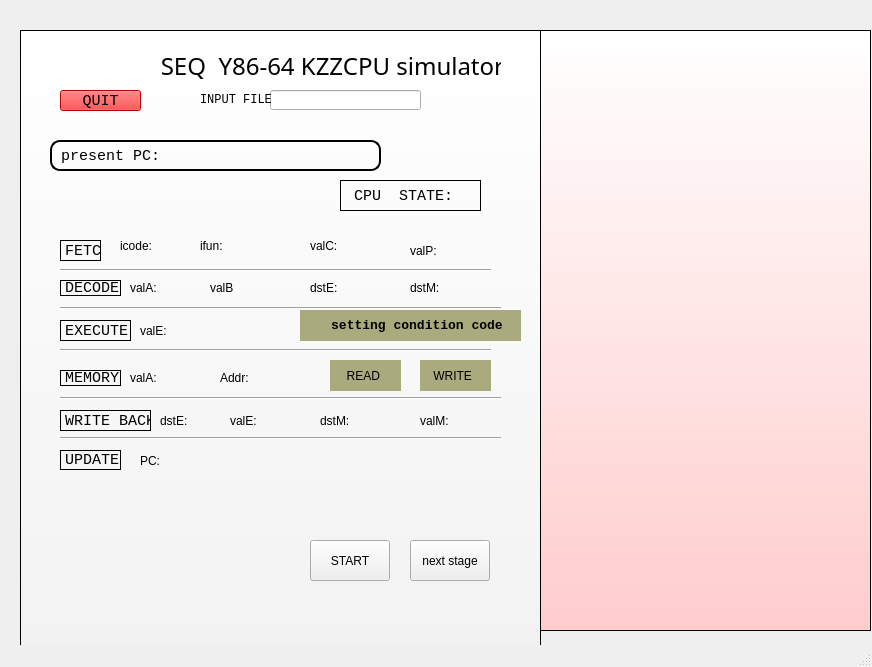
<?xml version="1.0" encoding="UTF-8"?>
<ui version="4.0">
 <class>MainWindow</class>
 <widget class="QMainWindow" name="MainWindow">
  <property name="geometry">
   <rect>
    <x>0</x>
    <y>0</y>
    <width>872</width>
    <height>667</height>
   </rect>
  </property>
  <property name="windowTitle">
   <string>MainWindow</string>
  </property>
  <widget class="QWidget" name="centralwidget">
   <widget class="QGraphicsView" name="graphicsView">
    <property name="geometry">
     <rect>
      <x>20</x>
      <y>30</y>
      <width>521</width>
      <height>621</height>
     </rect>
    </property>
    <property name="styleSheet">
     <string notr="true">background: qlineargradient(x1:0, y1:0, x2:0, y2:1, stop:0 #ffffff, stop:1 #f2f2f2);</string>
    </property>
   </widget>
   <widget class="QPushButton" name="next_stage">
    <property name="geometry">
     <rect>
      <x>410</x>
      <y>540</y>
      <width>80</width>
      <height>41</height>
     </rect>
    </property>
    <property name="text">
     <string>next stage</string>
    </property>
   </widget>
   <widget class="QLabel" name="present">
    <property name="geometry">
     <rect>
      <x>-20</x>
      <y>50</y>
      <width>521</width>
      <height>31</height>
     </rect>
    </property>
    <property name="font">
     <font>
      <family>华文彩云</family>
      <pointsize>18</pointsize>
     </font>
    </property>
    <property name="styleSheet">
     <string notr="true"/>
    </property>
    <property name="text">
     <string>                             SEQ  Y86-64 KZZCPU simulator</string>
    </property>
   </widget>
   <widget class="QPushButton" name="start">
    <property name="geometry">
     <rect>
      <x>310</x>
      <y>540</y>
      <width>80</width>
      <height>41</height>
     </rect>
    </property>
    <property name="text">
     <string>START</string>
    </property>
   </widget>
   <widget class="QLineEdit" name="lineEdit">
    <property name="geometry">
     <rect>
      <x>270</x>
      <y>90</y>
      <width>151</width>
      <height>20</height>
     </rect>
    </property>
   </widget>
   <widget class="QLabel" name="input">
    <property name="geometry">
     <rect>
      <x>200</x>
      <y>90</y>
      <width>71</width>
      <height>20</height>
     </rect>
    </property>
    <property name="font">
     <font>
      <family>Consolas</family>
     </font>
    </property>
    <property name="text">
     <string>INPUT FILE:</string>
    </property>
   </widget>
   <widget class="QLabel" name="fetch">
    <property name="geometry">
     <rect>
      <x>60</x>
      <y>240</y>
      <width>41</width>
      <height>21</height>
     </rect>
    </property>
    <property name="font">
     <font>
      <family>Consolas</family>
      <pointsize>11</pointsize>
     </font>
    </property>
    <property name="styleSheet">
     <string notr="true">border: 1px solid #000000;</string>
    </property>
    <property name="text">
     <string>FETCH</string>
    </property>
   </widget>
   <widget class="QLabel" name="icode">
    <property name="geometry">
     <rect>
      <x>120</x>
      <y>235</y>
      <width>81</width>
      <height>21</height>
     </rect>
    </property>
    <property name="styleSheet">
     <string notr="true">border-color: rgb(0, 0, 0);</string>
    </property>
    <property name="text">
     <string>icode:</string>
    </property>
   </widget>
   <widget class="QLabel" name="ifun">
    <property name="geometry">
     <rect>
      <x>200</x>
      <y>235</y>
      <width>91</width>
      <height>21</height>
     </rect>
    </property>
    <property name="text">
     <string>ifun:</string>
    </property>
   </widget>
   <widget class="QLabel" name="comand">
    <property name="geometry">
     <rect>
      <x>50</x>
      <y>140</y>
      <width>331</width>
      <height>31</height>
     </rect>
    </property>
    <property name="font">
     <font>
      <family>Consolas</family>
      <pointsize>11</pointsize>
     </font>
    </property>
    <property name="styleSheet">
     <string notr="true"> border: 2px solid #000000;
                 border-radius: 10px;
                    padding: 5px;</string>
    </property>
    <property name="text">
     <string>present PC:</string>
    </property>
   </widget>
   <widget class="Line" name="line">
    <property name="geometry">
     <rect>
      <x>60</x>
      <y>260</y>
      <width>431</width>
      <height>20</height>
     </rect>
    </property>
    <property name="orientation">
     <enum>Qt::Horizontal</enum>
    </property>
   </widget>
   <widget class="QTextBrowser" name="textBrowser">
    <property name="geometry">
     <rect>
      <x>540</x>
      <y>30</y>
      <width>331</width>
      <height>601</height>
     </rect>
    </property>
    <property name="styleSheet">
     <string notr="true">background: qlineargradient(x1:0, y1:0, x2:0, y2:1, stop:0 #ffffff, stop:1 #ffcccc);</string>
    </property>
   </widget>
   <widget class="QPushButton" name="quit">
    <property name="geometry">
     <rect>
      <x>60</x>
      <y>90</y>
      <width>81</width>
      <height>21</height>
     </rect>
    </property>
    <property name="font">
     <font>
      <family>Consolas</family>
      <pointsize>11</pointsize>
     </font>
    </property>
    <property name="styleSheet">
     <string notr="true">background-color: rgb(255, 0, 0);</string>
    </property>
    <property name="text">
     <string>QUIT</string>
    </property>
   </widget>
   <widget class="QLabel" name="valC">
    <property name="geometry">
     <rect>
      <x>310</x>
      <y>236</y>
      <width>91</width>
      <height>20</height>
     </rect>
    </property>
    <property name="text">
     <string>valC:</string>
    </property>
   </widget>
   <widget class="QLabel" name="valP">
    <property name="geometry">
     <rect>
      <x>410</x>
      <y>240</y>
      <width>81</width>
      <height>21</height>
     </rect>
    </property>
    <property name="text">
     <string>valP:</string>
    </property>
   </widget>
   <widget class="QLabel" name="decode">
    <property name="geometry">
     <rect>
      <x>60</x>
      <y>280</y>
      <width>61</width>
      <height>16</height>
     </rect>
    </property>
    <property name="font">
     <font>
      <family>Consolas</family>
      <pointsize>11</pointsize>
     </font>
    </property>
    <property name="styleSheet">
     <string notr="true">border: 1px solid #000000;</string>
    </property>
    <property name="text">
     <string>DECODE</string>
    </property>
   </widget>
   <widget class="QLabel" name="valA">
    <property name="geometry">
     <rect>
      <x>130</x>
      <y>280</y>
      <width>81</width>
      <height>16</height>
     </rect>
    </property>
    <property name="text">
     <string>valA:</string>
    </property>
   </widget>
   <widget class="QLabel" name="valB">
    <property name="geometry">
     <rect>
      <x>210</x>
      <y>280</y>
      <width>81</width>
      <height>16</height>
     </rect>
    </property>
    <property name="text">
     <string>valB</string>
    </property>
   </widget>
   <widget class="QLabel" name="dstE">
    <property name="geometry">
     <rect>
      <x>310</x>
      <y>280</y>
      <width>91</width>
      <height>16</height>
     </rect>
    </property>
    <property name="text">
     <string>dstE:</string>
    </property>
   </widget>
   <widget class="QLabel" name="dstM">
    <property name="geometry">
     <rect>
      <x>410</x>
      <y>280</y>
      <width>91</width>
      <height>16</height>
     </rect>
    </property>
    <property name="text">
     <string>dstM:</string>
    </property>
   </widget>
   <widget class="Line" name="line_2">
    <property name="geometry">
     <rect>
      <x>60</x>
      <y>300</y>
      <width>441</width>
      <height>16</height>
     </rect>
    </property>
    <property name="orientation">
     <enum>Qt::Horizontal</enum>
    </property>
   </widget>
   <widget class="QLabel" name="execute">
    <property name="geometry">
     <rect>
      <x>60</x>
      <y>320</y>
      <width>71</width>
      <height>21</height>
     </rect>
    </property>
    <property name="font">
     <font>
      <family>Consolas</family>
      <pointsize>11</pointsize>
     </font>
    </property>
    <property name="styleSheet">
     <string notr="true">border: 1px solid #000000;</string>
    </property>
    <property name="text">
     <string>EXECUTE</string>
    </property>
   </widget>
   <widget class="QLabel" name="valE">
    <property name="geometry">
     <rect>
      <x>140</x>
      <y>320</y>
      <width>91</width>
      <height>21</height>
     </rect>
    </property>
    <property name="text">
     <string>valE:</string>
    </property>
   </widget>
   <widget class="QLabel" name="scc">
    <property name="geometry">
     <rect>
      <x>300</x>
      <y>310</y>
      <width>221</width>
      <height>31</height>
     </rect>
    </property>
    <property name="font">
     <font>
      <family>Consolas</family>
      <pointsize>10</pointsize>
      <bold>true</bold>
     </font>
    </property>
    <property name="styleSheet">
     <string notr="true">background-color: rgb(170, 170, 127);</string>
    </property>
    <property name="text">
     <string>    setting condition code</string>
    </property>
   </widget>
   <widget class="Line" name="line_3">
    <property name="geometry">
     <rect>
      <x>60</x>
      <y>340</y>
      <width>431</width>
      <height>20</height>
     </rect>
    </property>
    <property name="orientation">
     <enum>Qt::Horizontal</enum>
    </property>
   </widget>
   <widget class="QLabel" name="memory">
    <property name="geometry">
     <rect>
      <x>60</x>
      <y>370</y>
      <width>61</width>
      <height>16</height>
     </rect>
    </property>
    <property name="font">
     <font>
      <family>Consolas</family>
      <pointsize>11</pointsize>
     </font>
    </property>
    <property name="styleSheet">
     <string notr="true">border: 1px solid #000000;</string>
    </property>
    <property name="text">
     <string>MEMORY</string>
    </property>
   </widget>
   <widget class="QLabel" name="read">
    <property name="geometry">
     <rect>
      <x>330</x>
      <y>360</y>
      <width>71</width>
      <height>31</height>
     </rect>
    </property>
    <property name="styleSheet">
     <string notr="true">background-color: rgb(170, 170, 127);</string>
    </property>
    <property name="text">
     <string>     READ</string>
    </property>
   </widget>
   <widget class="QLabel" name="write">
    <property name="geometry">
     <rect>
      <x>420</x>
      <y>360</y>
      <width>71</width>
      <height>31</height>
     </rect>
    </property>
    <property name="styleSheet">
     <string notr="true">background-color: rgb(170, 170, 127);</string>
    </property>
    <property name="text">
     <string>    WRITE</string>
    </property>
   </widget>
   <widget class="QLabel" name="VAL">
    <property name="geometry">
     <rect>
      <x>130</x>
      <y>370</y>
      <width>101</width>
      <height>16</height>
     </rect>
    </property>
    <property name="text">
     <string>valA:</string>
    </property>
   </widget>
   <widget class="Line" name="va">
    <property name="geometry">
     <rect>
      <x>60</x>
      <y>390</y>
      <width>441</width>
      <height>16</height>
     </rect>
    </property>
    <property name="orientation">
     <enum>Qt::Horizontal</enum>
    </property>
   </widget>
   <widget class="QLabel" name="addr">
    <property name="geometry">
     <rect>
      <x>220</x>
      <y>370</y>
      <width>111</width>
      <height>16</height>
     </rect>
    </property>
    <property name="text">
     <string>Addr:</string>
    </property>
   </widget>
   <widget class="QLabel" name="write_back">
    <property name="geometry">
     <rect>
      <x>60</x>
      <y>410</y>
      <width>91</width>
      <height>21</height>
     </rect>
    </property>
    <property name="font">
     <font>
      <family>Consolas</family>
      <pointsize>11</pointsize>
     </font>
    </property>
    <property name="styleSheet">
     <string notr="true">border: 1px solid #000000;</string>
    </property>
    <property name="text">
     <string>WRITE BACK</string>
    </property>
   </widget>
   <widget class="Line" name="line_4">
    <property name="geometry">
     <rect>
      <x>60</x>
      <y>430</y>
      <width>441</width>
      <height>16</height>
     </rect>
    </property>
    <property name="orientation">
     <enum>Qt::Horizontal</enum>
    </property>
   </widget>
   <widget class="QLabel" name="dstE_2">
    <property name="geometry">
     <rect>
      <x>160</x>
      <y>410</y>
      <width>81</width>
      <height>21</height>
     </rect>
    </property>
    <property name="text">
     <string>dstE:</string>
    </property>
   </widget>
   <widget class="QLabel" name="valE_2">
    <property name="geometry">
     <rect>
      <x>230</x>
      <y>410</y>
      <width>91</width>
      <height>21</height>
     </rect>
    </property>
    <property name="text">
     <string>valE:</string>
    </property>
   </widget>
   <widget class="QLabel" name="dstM_2">
    <property name="geometry">
     <rect>
      <x>320</x>
      <y>410</y>
      <width>91</width>
      <height>21</height>
     </rect>
    </property>
    <property name="text">
     <string>dstM:</string>
    </property>
   </widget>
   <widget class="QLabel" name="valM">
    <property name="geometry">
     <rect>
      <x>420</x>
      <y>410</y>
      <width>91</width>
      <height>21</height>
     </rect>
    </property>
    <property name="text">
     <string>valM:</string>
    </property>
   </widget>
   <widget class="QLabel" name="update">
    <property name="geometry">
     <rect>
      <x>60</x>
      <y>450</y>
      <width>61</width>
      <height>20</height>
     </rect>
    </property>
    <property name="font">
     <font>
      <family>Consolas</family>
      <pointsize>11</pointsize>
     </font>
    </property>
    <property name="styleSheet">
     <string notr="true">border: 1px solid #000000;</string>
    </property>
    <property name="text">
     <string>UPDATE</string>
    </property>
   </widget>
   <widget class="QLabel" name="pc">
    <property name="geometry">
     <rect>
      <x>140</x>
      <y>450</y>
      <width>161</width>
      <height>21</height>
     </rect>
    </property>
    <property name="text">
     <string>PC: </string>
    </property>
   </widget>
   <widget class="QLabel" name="state">
    <property name="geometry">
     <rect>
      <x>340</x>
      <y>180</y>
      <width>141</width>
      <height>31</height>
     </rect>
    </property>
    <property name="font">
     <font>
      <family>Consolas</family>
      <pointsize>11</pointsize>
     </font>
    </property>
    <property name="styleSheet">
     <string notr="true">border: 1px solid #000000;</string>
    </property>
    <property name="text">
     <string> CPU  STATE:</string>
    </property>
   </widget>
  </widget>
  <widget class="QMenuBar" name="menubar">
   <property name="geometry">
    <rect>
     <x>0</x>
     <y>0</y>
     <width>872</width>
     <height>17</height>
    </rect>
   </property>
  </widget>
  <widget class="QStatusBar" name="statusbar"/>
 </widget>
 <resources/>
 <connections>
  <connection>
   <sender>quit</sender>
   <signal>clicked()</signal>
   <receiver>MainWindow</receiver>
   <slot>close()</slot>
   <hints>
    <hint type="sourcelabel">
     <x>239</x>
     <y>125</y>
    </hint>
    <hint type="destinationlabel">
     <x>399</x>
     <y>299</y>
    </hint>
   </hints>
  </connection>
 </connections>
</ui>
